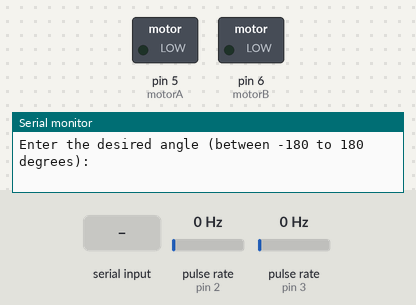
Bench run of a sketch on a simulated Arduino Uno, built with avr-gcc and run on an emulated ATmega328P. Shown: switched loads named in the sketch (green lamp = pin HIGH), the last lines printed to the serial monitor. Wiring (inferred from the names in the program): 2 × pulse sensor: data pin 2 / data pin 3. The test bench sets the inputs (shaded band); at power-on: pulse rate (sensors on pin 2, pin 3) 0 Hz.

Above: at 1.2 s.
1.3 s: "90,45\n" received over Serial
At 2.1 s:
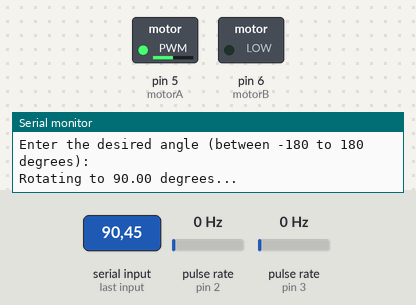
Timing chart, 0 to 4.3 s (numbered marks = the images above; inputs shaded):
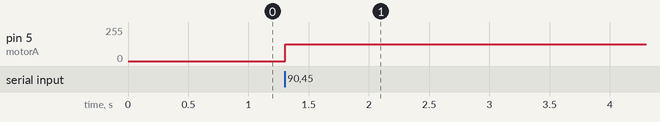

Measured:
- after the input at 1.3 s, pin 5 (motorA): 0/255 → 127/255 at once

The sketch:

medium_task.ino
```cpp
#define motorA 5
#define motorB 6

int encoderPin1 = 2;
int encoderPin2 = 3;
volatile int lastEncoded = 0;
volatile long encoderValue = 0;

const long PPR = 3820; // Pulses Per Revolution for approximate 20 RPM

bool waitingForInput = true;
float targetAngle = 0;

void setup() {
  Serial.begin(9600);
  pinMode(encoderPin1, INPUT);
  pinMode(encoderPin2, INPUT);
  digitalWrite(encoderPin1, HIGH);
  digitalWrite(encoderPin2, HIGH);

  attachInterrupt(digitalPinToInterrupt(encoderPin1), updateEncoder, CHANGE);
  attachInterrupt(digitalPinToInterrupt(encoderPin2), updateEncoder, CHANGE);

  pinMode(motorA, OUTPUT);
  pinMode(motorB, OUTPUT);

  Serial.println("Enter the desired angle (between -180 to 180 degrees):");
}

void loop() {
  if (waitingForInput && Serial.available()) {
    targetAngle = Serial.parseFloat();
    if (targetAngle > 180) targetAngle = 180;
    if (targetAngle < -180) targetAngle = -180;

    Serial.print("Rotating to ");
    Serial.print(targetAngle);
    Serial.println(" degrees...");

    rotateToAngle(targetAngle);
    Serial.println("Rotation complete.");

    waitingForInput = true;
    Serial.println("Enter another angle:");
  }
}

void rotateToAngle(float desiredAngle) {
  float currentAngle = (float)encoderValue * 360.0 / (float)PPR;

  currentAngle = normalizeAngle(currentAngle);

  float angleToRotate = desiredAngle - currentAngle;

  long pulsesToRotate = (angleToRotate * PPR) / 360;
  long targetEncoderValue = encoderValue + pulsesToRotate;

  if (angleToRotate > 0) {
    analogWrite(motorA, 127);
    digitalWrite(motorB, LOW);
    while (encoderValue < targetEncoderValue) {
      delay(1);
    }
  } else if (angleToRotate < 0) {
    analogWrite(motorA, 0);
    digitalWrite(motorB, HIGH);
    while (encoderValue > targetEncoderValue) {
      delay(1);
    }
  }

  digitalWrite(motorA, LOW);
  digitalWrite(motorB, LOW);
}

float normalizeAngle(float angle) {
  while (angle > 180) angle -= 360;
  while (angle < -180) angle += 360;
  return angle;
}

void updateEncoder() {
  int MSB = digitalRead(encoderPin1);
  int LSB = digitalRead(encoderPin2);

  int encoded = (MSB << 1) | LSB;
  int sum = (lastEncoded << 2) | encoded;

  if (sum == 0b1101 || sum == 0b0100 || sum == 0b0010 || sum == 0b1011) encoderValue++;
  if (sum == 0b1110 || sum == 0b0111 || sum == 0b0001 || sum == 0b1000) encoderValue--;

  lastEncoded = encoded;
}
```
